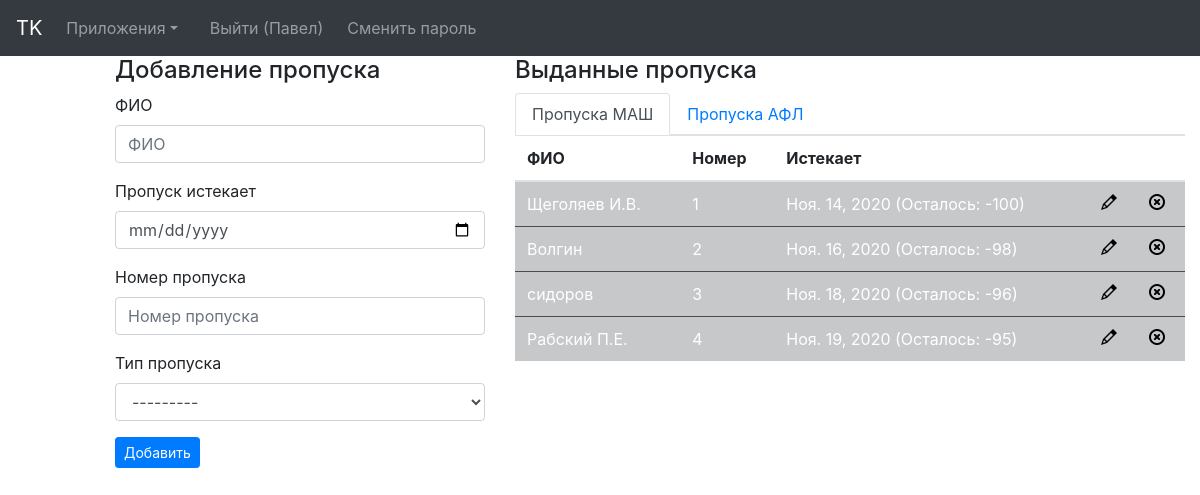
Before: /passes/ (signed in) with the older database file.
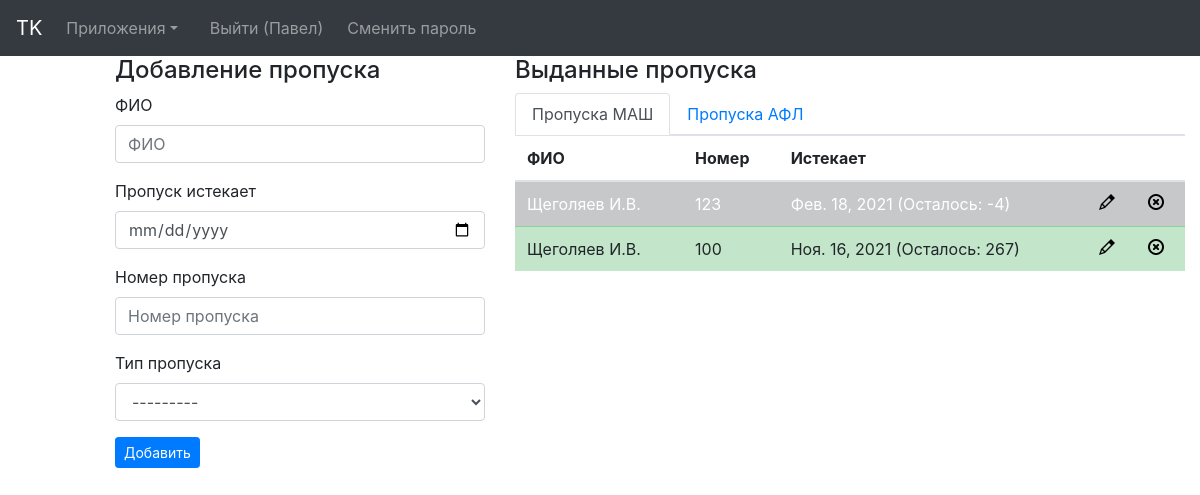
After: the same page with the newer database file.
### passes/models.py (models this page shows, shortened)
class Passes(models.Model):
    PASS_TYPES = (
        ('afl', 'Пропуск АФЛ'),
        ('mash', 'Пропуск МАШ'),
    )
    author = models.ForeignKey(settings.AUTH_USER_MODEL, on_delete=models.CASCADE)
    owner = models.CharField(max_length=500, editable=True, blank=True)
    passexpired = models.DateField(blank=True, editable=True, null=True)
    passnumber = models.CharField(max_length=20, editable=True, blank=True)
    passtype = models.CharField(max_length=10, choices=PASS_TYPES)
    deleted = models.BooleanField(default=False)

### passes/views.py (the view, shortened to what this page needs)
# urls.py: url(r'^(?P<pass_id>[0-9]+)$', views.start, name='start'),
@login_required
def start(request, pass_id=None):
    context = {}
    try:
        context['role'] = PassesUsers.objects.get(user=request.user.id).role
    except Exception:
        return HttpResponse("START. Критическая ошибка контроля ролей. Обратитесь к администратору")
    if context['role'] == 'teamlead':
        if request.method == 'POST':
            form = PassesForm(request.POST)
            if form.is_valid():
                response = form.save(commit=False)
                response.author = User.objects.get(username=request.user)
                response.save()
        if pass_id == None:
            context['form'] = PassesForm()
        else:
            context['form'] = PassesForm(instance=Passes.objects.get(id=pass_id))
        allPasses = Passes.objects.all().filter(deleted=False)
        warning_days = 120
        danger_days = 90
        critical_days = 30
        for i in allPasses:
            print(i.author, request.user)
            if i.author == request.user:
                i.showmy = True
            else:
                i.showmy = False
            i.days_left = int(str(i.passexpired - datetime.date.today()).split()[0])
            if i.days_left > warning_days:
                i.status = "table-success"
            elif i.days_left <= warning_days and i.days_left > danger_days+1:
                i.status = "table-warning"
            elif i.days_left <= danger_days and i.days_left > critical_days+1:
                i.status = "table-danger"
            else:
                i.status = "table-dark"
        context['passes'] = sorted(allPasses, key=lambda student: student.passexpired)
    if context['role'] == 'admin':
        pass
    return render(request, 'passes/index.html', context)

### passes/forms.py
class PassesForm(ModelForm):
    class Meta:
        model = Passes
        fields = ['owner','passexpired', 'passnumber','passtype']
        labels = {
            "owner": "ФИО",
            "passexpired": "Пропуск истекает",
            "passnumber": "Номер пропуска",
            "passtype": "Тип пропуска",
        }
        widgets = {
            'passexpired': forms.DateInput(
                format=('%Y-%m-%d'),  # Формат, в котором ХРАНИТСЯ дата
                attrs = {
                    'class':'form-control',
                    'type':'date'
                }
            ),
        }

### templates/passes/index.html (shortened to what this page needs)
{% extends 'base.html' %}
{% load static %}
{% load bootstrap4 %}
{% block content %}
    <div class="container-fluid">
        <div class="row">
            <div class="col-xs-12 col-sm-6 col-md-8 col-lg-1">
            </div>
            <div class="col-xs-12 col-sm-6 col-md-8 col-lg-4">
                <h4>Добавление пропуска</h4>
                <form action="/passes/" method="post" class="form">
                    {% bootstrap_form form layout='horizontal' size='small' %}
                    <button type="submit" class="btn btn-primary btn-sm">Добавить</button>
                </form>
            </div>
            <div class="col-xs-12 col-sm-6 col-md-4 col-lg-7">
                <h4>Выданные пропуска</h4>
                <ul class="nav nav-tabs">
                    <li class="nav-item">
                        <a class="nav-link active" data-toggle="tab" href="#home">Пропуска МАШ</a>
                    </li>
                    <li class="nav-item">
                        <a class="nav-link" data-toggle="tab" href="#profile">Пропуска АФЛ</a>
                    </li>
                </ul>
                <div id="myTabContent" class="tab-content">
                    <div class="tab-pane fade active show" id="home">
                        <table class="table table-hover">
                            <thead>
                            <tr>
                                <th scope="col">ФИО</th>
                                <th scope="col">Номер</th>
                                <th scope="col">Истекает</th>
                                <th scope="col"></th>
                                <th scope="col"></th>
                            </tr>
                            </thead>
                            <tbody>
                            {% for i in passes %}
                                {% if i.passtype == 'mash' %}
                                    <tr class="{{ i.status }}">
                                        <td>{{ i.owner }}</td>
                                        <td>{{ i.passnumber }}</td>
                                        <td>{{ i.passexpired }} (Осталось: {{ i.days_left }})</td>
                                        <td>
                                            <a href="{{ i.id }}">
                                                <img src="{% static '\icons\pencil.png' %} ">
                                            </a>
                                        </td>
                                        <td>
                                            <a href="delete_pass/{{ i.id }}" onclick="return confirm('Ну и что, вот прям удаляем?');">
                                                <img src="{% static '\icons\delete.png' %} ">
                                            </a>
                                        </td>
                                    </tr>
                                {% endif %}
                            {% endfor %}
                            </tbody>
                        </table>
                    </div>
                </div>
            </div>
        </div>
    </div>
{% endblock %}

### templates/base.html (shortened to what this page needs)
{% load bootstrap4 %}
{% bootstrap_css %}
<!DOCTYPE html>
<html lang="en">
<head>
    {% load static %}
    <link rel="stylesheet" type="text/css" href="{% static "portal.css" %} " />
</head>
<nav class="navbar navbar-expand-lg navbar-dark bg-dark">
    <a class="navbar-brand" href="/">TK</a>
    <div class="collapse navbar-collapse" id="navbarColor02">
        <ul class="navbar-nav mr-auto">
            <li class="nav-item dropdown">
                <a class="nav-link dropdown-toggle" data-toggle="dropdown" href="#" id="themes">Приложения</a>
            </li>
            <li class="nav-item">
                <a class="nav-link" href="../help/"></a>
            </li>
            {%if user.is_authenticated %}
                <li class="nav-item mr-sm-2">
                    <a class="nav-link"  href="/accounts/logout">Выйти ({{ user.first_name }})</a>
                </li>
                <li class="nav-item mr-sm-2">
                    <a class="nav-link" href="/accounts/chpwd">Сменить пароль</a>
                </li>
            {% endif %}
        </ul>
    </div>
</nav>
{% if role == 'teamlead' %}{% block content %}{% endblock %}{% endif %}

Changed rows visible on the page:
removed Passes: owner "Щеголяев И.В.", passnumber "1", passexpired "Ноя. 14, 2020", days_left "-100"
removed Passes: owner "Волгин", passnumber "2", passexpired "Ноя. 16, 2020", days_left "-98"
removed Passes: owner "сидоров", passnumber "3", passexpired "Ноя. 18, 2020", days_left "-96"
removed Passes: owner "Рабский П.Е.", passnumber "4", passexpired "Ноя. 19, 2020", days_left "-95"
added Passes: owner "Щеголяев И.В.", passnumber "123", passexpired "Фев. 18, 2021", days_left "-4"
added Passes: owner "Щеголяев И.В.", passnumber "100", passexpired "Ноя. 16, 2021", days_left "267"
